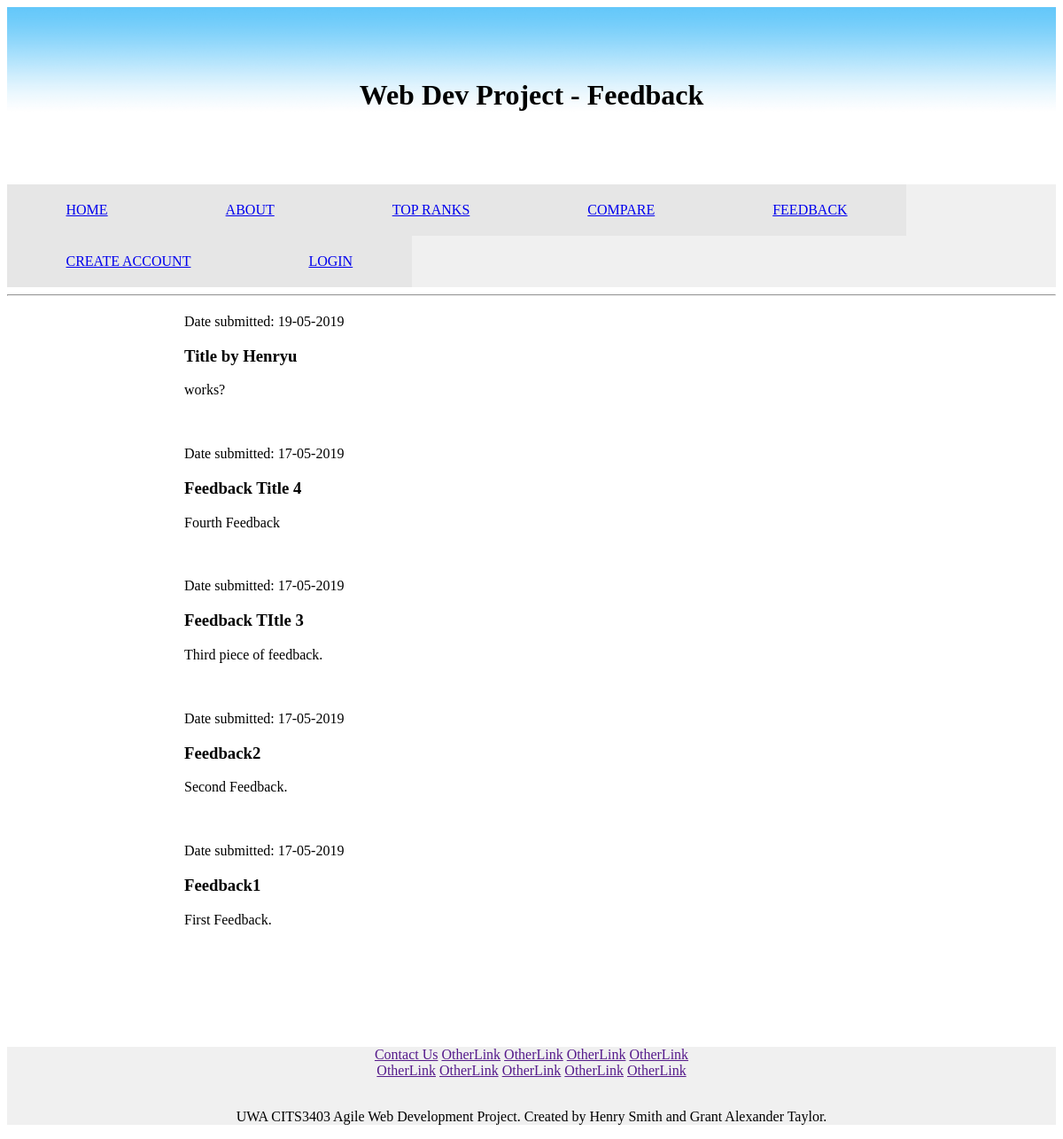
Screenshot of /feedback with the database file from the repository.
### app/models.py (models this page shows, shortened)
class Feedback(db.Model):
    id = db.Column(db.Integer, primary_key=True)
    uid = db.Column(db.Integer, db.ForeignKey('user.id'))
    timestamp = db.Column(db.DateTime, index=True, default=datetime.utcnow)
    title = db.Column(db.String())
    text = db.Column(db.Text)

### app/routes.py (the view)
@app.route("/feedback")
def feedback():
    feedback = Feedback.query.order_by(desc(Feedback.timestamp)).limit(25).all()
    return render_template("feedback.html", title='Feedback', feedback=feedback)

### app/templates/feedback.html (shortened to what this page needs)
{% extends "layout.html" %}
{% block content %}
	{% for feed in feedback %}
	<p>Date submitted: {{ feed.timestamp.strftime('%d-%m-%Y') }}</p>
	<h3>{{ feed.title }}</h3>
	<p>{{ feed.text }}</p>
	<br>
	{% endfor %}
{% endblock content %}

### app/templates/layout.html (shortened to what this page needs)
<!DOCTYPE html>
<html>
<head>
	<link rel="stylesheet" type="text/css" href="{{ url_for('static', filename='styles/main.css') }}">
</head>
<body class='template'>
	<header class="template">
		{% if title %}
		<h1>Web Dev Project - {{title}}</h1>
		{% else %}
		<h1>Web Dev Project</h1>
		{% endif %}
	</header>
	<nav class="template">
		<a href="{{ url_for('home') }}">HOME</a>
		<a href="{{ url_for('about') }}">ABOUT</a>
		<a href="{{ url_for('topRanks') }}">TOP RANKS</a>
		<a href="{{ url_for('compare') }}">COMPARE</a>
		<a href="{{ url_for('feedback') }}">FEEDBACK</a>
		{% if current_user.is_anonymous %}
		<a href="{{ url_for('create_account') }}">CREATE ACCOUNT</a>
		<a href="{{ url_for('login') }}">LOGIN</a>
		{% else %}
		<a href="{{ url_for('account') }}">ACCOUNT</a>
		<a href="{{ url_for('logout') }}">LOG OUT</a>
		{% endif %}
	</nav>
	<hr>
	<section class='template'>
		{% block content %} {% endblock content %}
	</section>
	<footer class="template">
		<div>
			<a href="">Contact Us</a>
			<a href="">OtherLink</a>
			<a href="">OtherLink</a>
			<a href="">OtherLink</a>
			<a href="">OtherLink</a>
		</div>
		<div>
			<a href="">OtherLink</a>
			<a href="">OtherLink</a>
			<a href="">OtherLink</a>
			<a href="">OtherLink</a>
			<a href="">OtherLink</a>
		</div>
		<br>
		<p>
			UWA CITS3403 Agile Web Development Project. Created by Henry Smith and Grant Alexander Taylor.
		</p>
	</footer>
</body>

### app/static/styles/main.css (style rules this page uses)
body.template { font-style: sans-serif; }
header.template { text-align: center; padding: 60px; background-size: contain; background-color: red; background-image: url(../img/gradient.jpg); }
nav.template { position: -webkit-sticky; position: sticky; top:0; overflow: auto; width:100%; min-width: 600px; background-color:rgb(240,240,240); }
nav.template a { vertical-align: middle; float:left; padding:20px 66.5px; background-color:rgb(230,230,230); }
section.template { margin-left:200px; margin-right: 200px; margin-bottom: 100px }
footer.template { text-align: center; width: 100%; min-width: 100px; background-color: rgb(240,240,240); }

### rows the page displays
Feedback: timestamp "19-05-2019", title "Title by Henryu", text "works?"
Feedback: timestamp "17-05-2019", title "Feedback Title 4", text "Fourth Feedback"
Feedback: timestamp "17-05-2019", title "Feedback TItle 3", text "Third piece of feedback."
Feedback: timestamp "17-05-2019", title "Feedback2", text "Second Feedback."
Feedback: timestamp "17-05-2019", title "Feedback1", text "First Feedback."

### other values shown
{{ title }} "Feedback"
